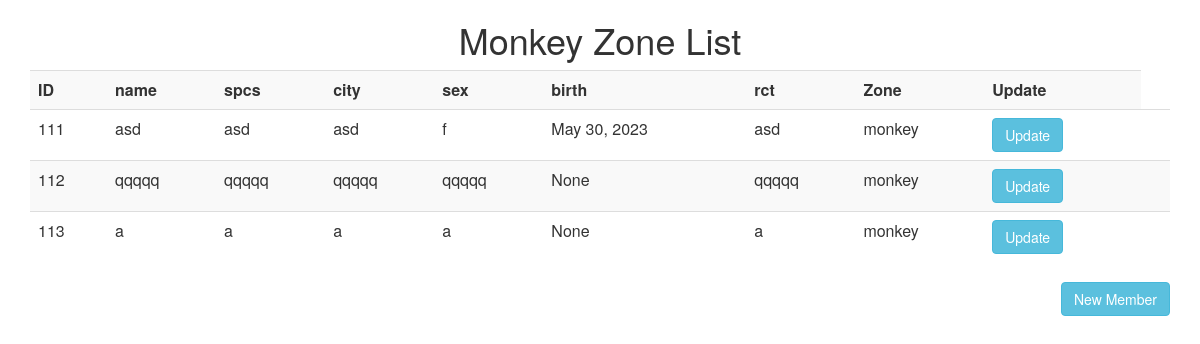
The page / on the database its author committed.
### Zoo/models.py (models this page shows)
class Animal(models.Model):
    anm_id = models.IntegerField(primary_key=True)
    anm_name = models.CharField(max_length=45)
    anm_spcs = models.CharField(max_length=45)
    anm_city = models.CharField(max_length=45)
    anm_sex = models.CharField(max_length=20)
    anm_birth = models.DateField(blank=True, null=True)
    anm_rct = models.CharField(max_length=45)
    anm_img = models.TextField(blank=True, null=True)
    zone_id = models.ForeignKey('Zone', on_delete=models.CASCADE)

class Zone(models.Model):
    zone_id = models.IntegerField(primary_key=True)
    zone_name = models.CharField(max_length=20)
    zone_max = models.IntegerField()
    zone_loc = models.CharField(max_length=45)
    area = models.ForeignKey('Area', on_delete=models.CASCADE)

### Zoo/views.py (the view)
# urls.py: path('', views.animal_list, name = 'animal_list'),
def animal_list(request):
    animals = Animal.objects.all()
    return render(request, 'animal/animal_list.html', {'animals': animals})

### templates/animal/animal_list.html
<html>
<body>
<h1><center>Monkey Zone List</center></h1>
<div class="container">
<table class="table table-striped">
  <tr>
     <th>ID </th>
     <th>name</th>
     <th>spcs</th>
     <th>city</th>
     <th>sex</th>
     <th>birth</th>
     <th>rct</th>
      <th>Zone</th>
     <th> Update </th>
  </tr>
  <tr>
  {% for animal in animals %}
    <td> {{ animal.anm_id }} </td>
    <td> {{ animal.anm_name }} </td>
    <td> {{ animal.anm_spcs }}</td>
    <td> {{ animal.anm_city }}</td>
    <td> {{ animal.anm_sex }}</td>
    <td> {{ animal.anm_birth }}</td>
    <td> {{ animal.anm_rct }}</td>
    <td> {{ animal.zone_id.zone_name}}</td>
    <td> <a class="btn btn-info" href ="{%url 'animal_update' animal.anm_id %}" >Update  </a> <td>
    </tr>
  {%endfor%}
</table>
<a class="btn btn-info pull-right" href = "{%url 'animal_add' %}"> New Member </a>
<link rel="stylesheet" href="https://maxcdn.bootstrapcdn.com/bootstrap/3.3.7/css/bootstrap.min.css">
</div>
</body>
</html>

### rows shown on the page
Animal: anm_id "111", anm_name "asd", anm_spcs "asd", anm_city "asd", anm_sex "f", anm_birth "May 30, 2023", anm_rct "asd", zone_id.zone_name "monkey"
Animal: anm_id "112", anm_name "qqqqq", anm_spcs "qqqqq", anm_city "qqqqq", anm_sex "qqqqq", anm_birth "None", anm_rct "qqqqq", zone_id.zone_name "monkey"
Animal: anm_id "113", anm_name "a", anm_spcs "a", anm_city "a", anm_sex "a", anm_birth "None", anm_rct "a", zone_id.zone_name "monkey"
